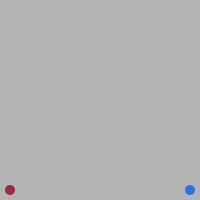
Frame 1 (no input)
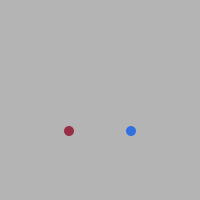
Frame 60 (the mouse pressed at the canvas centre just before this capture)
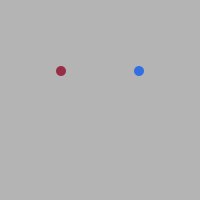
Frame 120 (the mouse held since frame 60 and released just before this capture)

The Processing sketch that drew these frames (run headless with seeded random() and noise(); from frame 60 on, the mouse is pressed at the canvas centre):

// Processing sketch: quiz4_b
// ── quiz4_b.pde
/*
Nicholas Miller
This is part 2 of quiz 4.
*/

int sx1 = 1;
int sy1 = -1;
int sx2 = -1;
int sy2 = -1;
int radius = 10;
int x1, y1, x2, y2;
color c1 = color(152, 45, 70);
color c2 = color(50, 112, 225);
void setup() {
  size(200, 200);
  background(180);  
  x1 = radius;
  y1 = height - radius;
  x2 = width - radius;
  y2 = height - radius;
  smooth();
  noStroke();
}
void draw() {
  background(180);  
  
  fill(c1);
  ellipse(x1, y1, radius, radius);
  fill(c2);
  ellipse(x2, y2, radius, radius);
  
  x1 += sx1;
  y1 += sy1;
  x2 += sx2;
  y2 += sy2;
  
  if (x1 + radius >= x2) {
    sx1 = -sx1;
    sx2 = -sx2;
  }
  if (x1 - radius/2 < 0) {
    sx1 = -sx1;
  }
  if (y1 - radius/2 < 0) {
    sy1 = -sy1;
  }
  if (y1 + radius/2 > height) {
    sy1 = -sy1;
  }
  if (x2 + radius/2 > width) {
    sx2 = -sx2;
  }
  if (y2 - radius/2 < 0) {
    sy2 = -sy2;
  }
  if (y2 + radius/2 > height) {
    sy2 = -sy2;
  }
}
